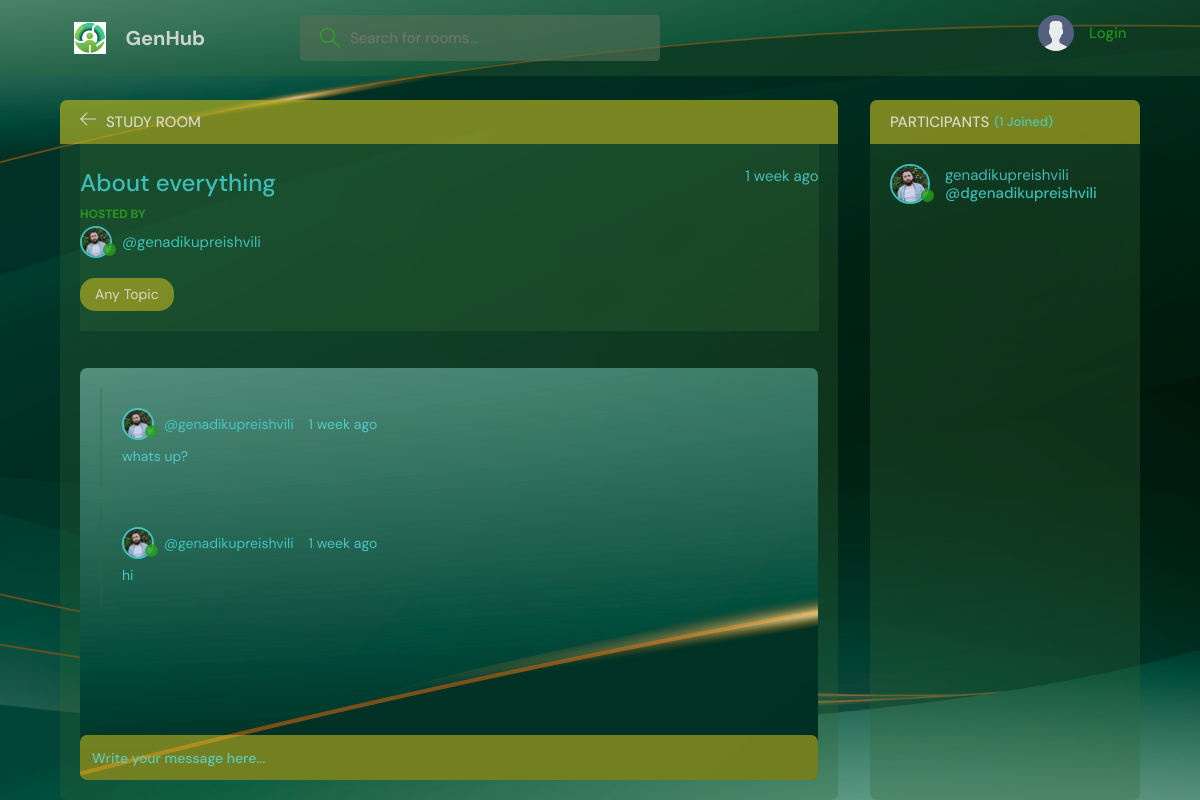
Page /room/6/ on the committed database.
### base/models.py (models this page shows, shortened)
class Room(models.Model):
    host = models.ForeignKey(User , on_delete = models.SET_NULL, null = True)
    topic = models.ForeignKey(Topic, on_delete = models.SET_NULL, null = True)
    name = models.CharField(max_length = 200)
    description = models.TextField(null = True, blank = True)
    participants = models.ManyToManyField(User, related_name='participants', blank=True)
    updated = models.DateTimeField(auto_now = True)
    created  = models.DateTimeField(auto_now_add = True)
    class Meta:
        ordering = ['-updated', '-created']

class User(AbstractUser):
    name = models.CharField(max_length =200, null = True)
    email = models.EmailField(unique = True, null = True )
    bio = models.TextField(null = True )
    avatar = models.ImageField(null =True, default='avatar.svg')
    USERNAME_FIELD = 'email'
    REQUIRED_FIELDS = []

class Topic(models.Model):
    name = models.CharField(max_length = 200)
    def __str__(self):
        return self.name

class Message(models.Model):
    user = models.ForeignKey(User, on_delete = models.CASCADE )
    room = models.ForeignKey(Room, on_delete = models.CASCADE )
    body = models.TextField()
    updated = models.DateTimeField(auto_now = True)
    created  = models.DateTimeField(auto_now_add = True)
    class Meta:
        ordering = ['-updated', '-created']

### base/views.py (the view, shortened to what this page needs)
# urls.py: path('room/<str:pk>/', views.room, name = "room"),
def room(request, pk):
    room = Room.objects.get(id = pk)
    room_messages = room.message_set.all()
    participants =  room.participants.all()
    context = {'room':room, "room_messages":room_messages, 'participants':participants,}
    return render(request, "base/room.html", context)

### base/templates/base/room.html (shortened to what this page needs)
{% extends 'main.html' %}
{% block content %}
    <main class="profile-page layout layout--2">
      <div class="container">
        <div class="room">
          <div class="room__top">
            <div class="room__topLeft">
              <a href="{% url 'home' %}">
                <svg version="1.1" xmlns="http://www.w3.org/2000/svg" width="32" height="32" viewBox="0 0 32 32">
                  <title>arrow-left</title>
                  <path
                    d="M13.723 2.286l-13.723 13.714 13.719 13.714 1.616-1.611-10.96-10.96h27.625v-2.286h-27.625l10.965-10.965-1.616-1.607z"
                  ></path>
                </svg>
              </a>
              <h3>Study Room</h3>
            </div>
          </div>
          <div class="room__box scroll">
            <div class="room__header scroll">
              <div class="room__info">
                <h3>{{room.name}} </h3>
                <span>{{room.created|timesince}} ago</span>
              </div>
              <div class="room__hosted">
                <p>Hosted By</p>
                <a href="{% url 'user-profile' room.host.id %}" class="room__author">
                  <div class="avatar avatar--small">
                    <img src="{{room.host.avatar.url}}" />
                  </div>
                  <span>@{{room.host.username}} </span>
                </a>
              </div>
              <span class="room__topics">{{room.topic}}</span>
            </div>
            <div class="room__conversation">
              <div class="threads scroll">
                {% for message in room_messages %}
                <div class="thread">
                  <div class="thread__top">
                    <div class="thread__author">
                      <a href="{% url 'user-profile' message.user.id %}" class="thread__authorInfo">
                        <div class="avatar avatar--small">
                          <img src="{{message.user.avatar.url}}" />
                        </div>
                        <span>@{{message.user.username}}</span>
                      </a>
                      <span class="thread__date">{{message.created|timesince}} ago</span>
                    </div>
                  </div>
                  <div class="thread__details">
                   {{message.body}}
                  </div>
                </div>
                {% endfor %}
              </div>
            </div>
          </div>
          <div class="room__message">
            <form action="" method="POST">
              <input name="body" placeholder="Write your message here..." /></form>
          </div>
        </div>
        <div class="participants">
          <h3 class="participants__top">Participants <span>({{participants.count}} Joined)</span></h3>
          <div class="participants__list scroll">
            {% for user in participants %}
            <a href="{% url 'user-profile' user.id %}" class="participant">
              <div class="avatar avatar--medium">
                <img src="{{room.host.avatar.url}}" />
              </div>
              <p>
                {{user.username}}
                <span>@d{{user.username}}</span>
              </p>
            </a>
            {% endfor %}
          </div>
        </div>
      </div>
    </main>
    {% endblock content %}

### rows in the picture
Room: name "About everything", created "1 week", host.avatar (picture), host.username "genadikupreishvili", topic "Any Topic"
Message: user.avatar (picture), user.username "genadikupreishvili", created "1 week", body "whats up?"
Message: user.avatar (picture), user.username "genadikupreishvili", created "1 week", body "hi"
User: host.avatar (picture), username "genadikupreishvili"

### other values in the picture
{{ participants.count }} "1"
